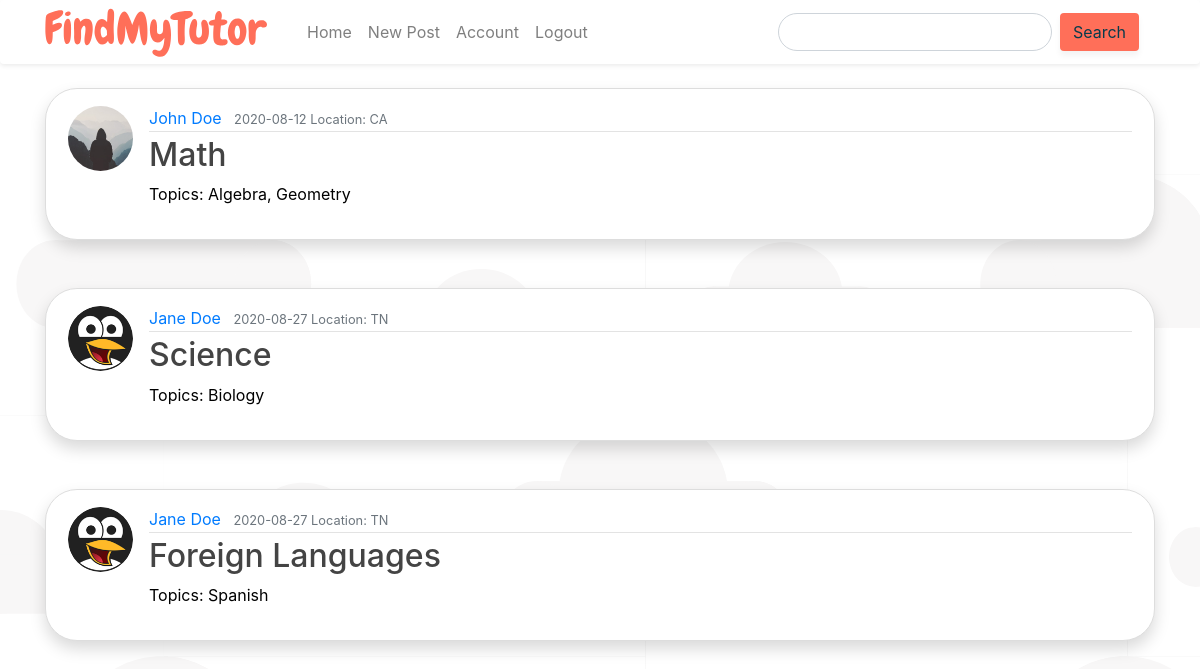
Screenshot of /home (signed in) with the database file from the repository.
### flaskTest/models.py (models this page shows, shortened)
class Post(db.Model):
    id = db.Column(db.Integer, primary_key=True)
    subject = db.Column(db.String(100), nullable=False)
    topics = db.Column(db.String(250), nullable=False)
    grades = db.Column(db.String(100), nullable=False)
    style = db.Column(db.String(100), nullable=False)
    date_posted = db.Column(db.DateTime, nullable=False,
                            default=datetime.utcnow)
    user_id = db.Column(db.Integer, db.ForeignKey('user.id'), nullable=False)

class User(db.Model, UserMixin):
    id = db.Column(db.Integer, primary_key=True)
    username = db.Column(db.String(20), unique=True, nullable=False)
    email = db.Column(db.String(120), unique=True, nullable=False)
    image_file = db.Column(db.String(20), nullable=False,
                           default='default.jpg')
    location = db.Column(db.String(100), nullable=False)
    password = db.Column(db.String(60), nullable=False)
    posts = db.relationship('Post', backref='author', lazy=True)

### flaskTest/routes.py (the view)
@app.route("/home", methods=['GET', 'POST'])
def home():
    posts = Post.query.all()
    results = []
    form = SearchForm()
    if request.method == 'POST':
        if form.validate_on_submit():
            search_term = form.search.data.title()
            qry = db.session.query(Post).filter(Post.subject == search_term)
            results = qry.all()
            return render_template('home.html', title='Results', form=form, posts=results)
    return render_template('home.html', posts=posts, form=form)

### flaskTest/forms.py
class SearchForm(FlaskForm):
    search = StringField('', validators=[InputRequired()])
    submit = SubmitField('Search')

### flaskTest/routes.py (called while the page is built)
@login_manager.user_loader
def load_user(user_id):
    return User.query.get(int(user_id))

### flaskTest/templates/home.html (shortened to what this page needs)
{% extends "layout.html" %}
{% block searchcontent %}
  <form class="form-inline" method="POST" action="">
            <fieldset class="form-group">
              <div class="form-group">
                    {%if form.search.errors%}
                        {{form.search(class="form-control mr-sm-2 is-invalid")}}
                        <div class="invalid-feedback">
                            {% for error in form.title.errors%}
                                <span>{{error}}</span>
                            {%endfor%}
                        </div>
                    {%else%}
                        {{form.search(class="form-control mr-sm-2 rounded-pill")}}
                    {%endif%}
                </div>
              </fieldset>
              <div class="form-group">
                    {{form.submit(class="btn search")}}
              </div>
            </form>
{%endblock searchcontent%}
{%block content%}
<div class='container slide-in mt-4'>
    {% for post in posts %}
        <article class="media content-section shadow p-3 mb-5 bg-white home-article">
          <button class='w-100 d-flex' onclick="window.location.href='{{ url_for('post', post_id=post.id) }}'">
          <img class="rounded-circle article-img" src="{{ url_for('static', filename='profilepics/' + post.author.image_file) }}">
          <div class="media-body">
            <div class="article-metadata">
              <a class="mr-2" href="#">{{ post.author.username }}</a>
              <small class="text-muted">{{ post.date_posted.strftime('%Y-%m-%d') }} Location: {{post.author.location}}</small>
            </div>
            <h2 class="article-title">{{ post.subject }}</h2>
            <p class="article-content">Topics: {{ post.topics }}</p>
          </div>
          </button>
        </article>
    {% endfor %}
</div>
{%endblock content%}

### flaskTest/static/main.css (style rules this page uses)
body { background: #fff; color: #333333; background-image: url('./images/background.svg'); background-size: cover; background-position: 0px 0px; background-repeat: repeat-x; animation: animatedBackground 40s linear infinite; }
.content-section { background: #ffffff; border: 1px solid #dddddd; border-radius: 2em; }
.home-article { transition:all .4s ease-in-out; }
.article-title { color: #444444; }
article button { background-color:#fff; border:none; text-align: left; border-style: none; }
.article-content { white-space: pre-line; }
.article-img { height: 65px; width: 65px; margin-right: 16px; }
.article-metadata { padding-bottom: 1px; margin-bottom: 4px; border-bottom: 1px solid #e3e3e3 }
.slide-in { animation: 2s slide .5s ; animation-fill-mode:forwards; animation-iteration-count: 1; transform: translateY(100%); opacity: 0%; }
.search, .contact, .send, .login, .register { background-color: #FF6F59; color:#073B4C; font-size:1em; box-shadow: 0rem 0.3rem 0.4rem rgba( 0, 0, 0, 0.05 ); }

### rows the page displays
Post: image_file (placeholder picture), author.username "John Doe", date_posted "2020-08-12", author.location "CA", subject "Math", topics "Algebra, Geometry"
Post: image_file (picture), author.username "Jane Doe", date_posted "2020-08-27", author.location "TN", subject "Science", topics "Biology"
Post: image_file (picture), author.username "Jane Doe", date_posted "2020-08-27", author.location "TN", subject "Foreign Languages", topics "Spanish"
